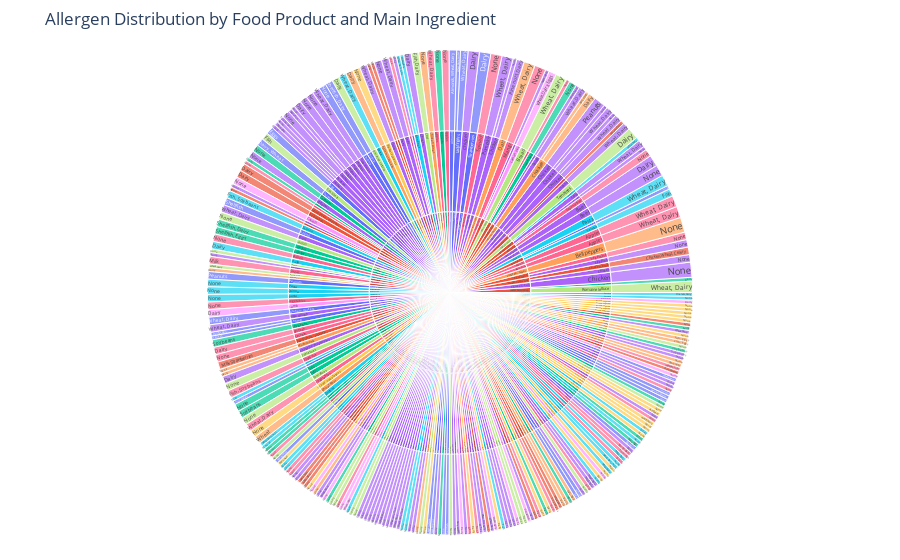

The cell this chart's notebook holds for it:
### Code cell
%pip install plotly
import plotly.express as px

# Creating a sunburst chart for allergen distribution by food product and main ingredient

f_data = data[data['Allergens'] != ''].dropna(subset=['Allergens'])

fig = px.sunburst(f_data,
                  path=['Food Product', 'Main Ingredient', 'Allergens'],
                  title="Allergen Distribution by Food Product and Main Ingredient",
                  color='Main Ingredient',
                  maxdepth=3)
fig.update_layout(margin=dict(t=50, l=25, r=25, b=25))
fig.show()

### Figure 1 — Plotly figure (JSON) as saved in the notebook; plotly's stock layout.template omitted (floating-point values rounded to 4 significant figures; data arrays with more than 128 entries replaced by an {"elided": "..."} marker saying what was removed)
{"data": [{"branchvalues": "total", "customdata": {"elided": "823x1 str values"}, "domain": {"x": [0, 1], "y": [0, 1]}, "hovertemplate": "labels=%{label}<br>count=%{value}<br>parent=%{parent}<br>id=%{id}<br>Main Ingredient=%{customdata[0]}<extra></extra>", "ids": {"elided": "823 str values"}, "labels": {"elided": "823 str values"}, "marker": {"colors": {"elided": "823 str values"}}, "maxdepth": 3, "name": "", "parents": {"elided": "823 str values"}, "type": "sunburst", "values": {"elided": "823 int values"}}], "layout": {"legend": {"tracegroupgap": 0}, "margin": {"b": 25, "l": 25, "r": 25, "t": 50}, "title": {"text": "Allergen Distribution by Food Product and Main Ingredient"}}}
